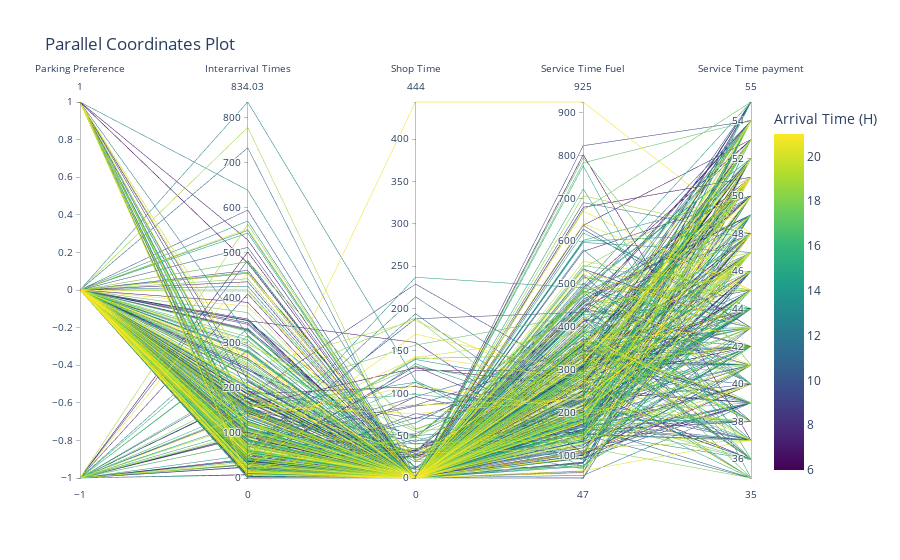

Notebook code for this chart:
### Code cell
import plotly.express as px

def left_right_encoder(x):
    if x == "Left":
        return -1
    elif x == "Right":
        return 1
    else:
        return 0


data["Parking Preference (L=-1, R=1)"] = data["Parking Preference"].apply(lambda x: left_right_encoder(x))
px.parallel_coordinates(
    data_frame=data,
    dimensions=[
        "Parking Preference (L=-1, R=1)",
        "Interarrival Times",
        "Shop time",
        "Service time Fuel",
        "Service time payment",
        
    ],
    color="Arrival Time (H)",
    labels={
        "Parking Preference (L=-1, R=1)": "Parking Preference",
        "Interarrival Times": "Interarrival Times",
        "Shop time": "Shop Time",
        "Service time Fuel": "Service Time Fuel",
        "Service time payment": "Service Time payment",
    },
    title="Parallel Coordinates Plot",
    color_continuous_scale="viridis",
)

### Figure 1 — Plotly figure (JSON) as saved in the notebook; plotly's stock layout.template omitted (floating-point values rounded to 4 significant figures; data arrays with more than 128 entries replaced by an {"elided": "..."} marker saying what was removed)
{"data": [{"dimensions": [{"label": "Parking Preference", "values": {"elided": "421 int values"}}, {"label": "Interarrival Times", "values": {"elided": "421 float values"}}, {"label": "Shop Time", "values": {"elided": "421 int values"}}, {"label": "Service Time Fuel", "values": {"elided": "421 int values"}}, {"label": "Service Time payment", "values": {"elided": "421 int values"}}], "domain": {"x": [0, 1], "y": [0, 1]}, "line": {"color": {"elided": "421 int values"}, "coloraxis": "coloraxis"}, "name": "", "type": "parcoords"}], "layout": {"coloraxis": {"colorbar": {"title": {"text": "Arrival Time (H)"}}, "colorscale": [[0, "#440154"], [0.1111, "#482878"], [0.2222, "#3e4989"], [0.3333, "#31688e"], [0.4444, "#26828e"], [0.5556, "#1f9e89"], [0.6667, "#35b779"], [0.7778, "#6ece58"], [0.8889, "#b5de2b"], [1, "#fde725"]]}, "legend": {"tracegroupgap": 0}, "title": {"text": "Parallel Coordinates Plot"}}}
